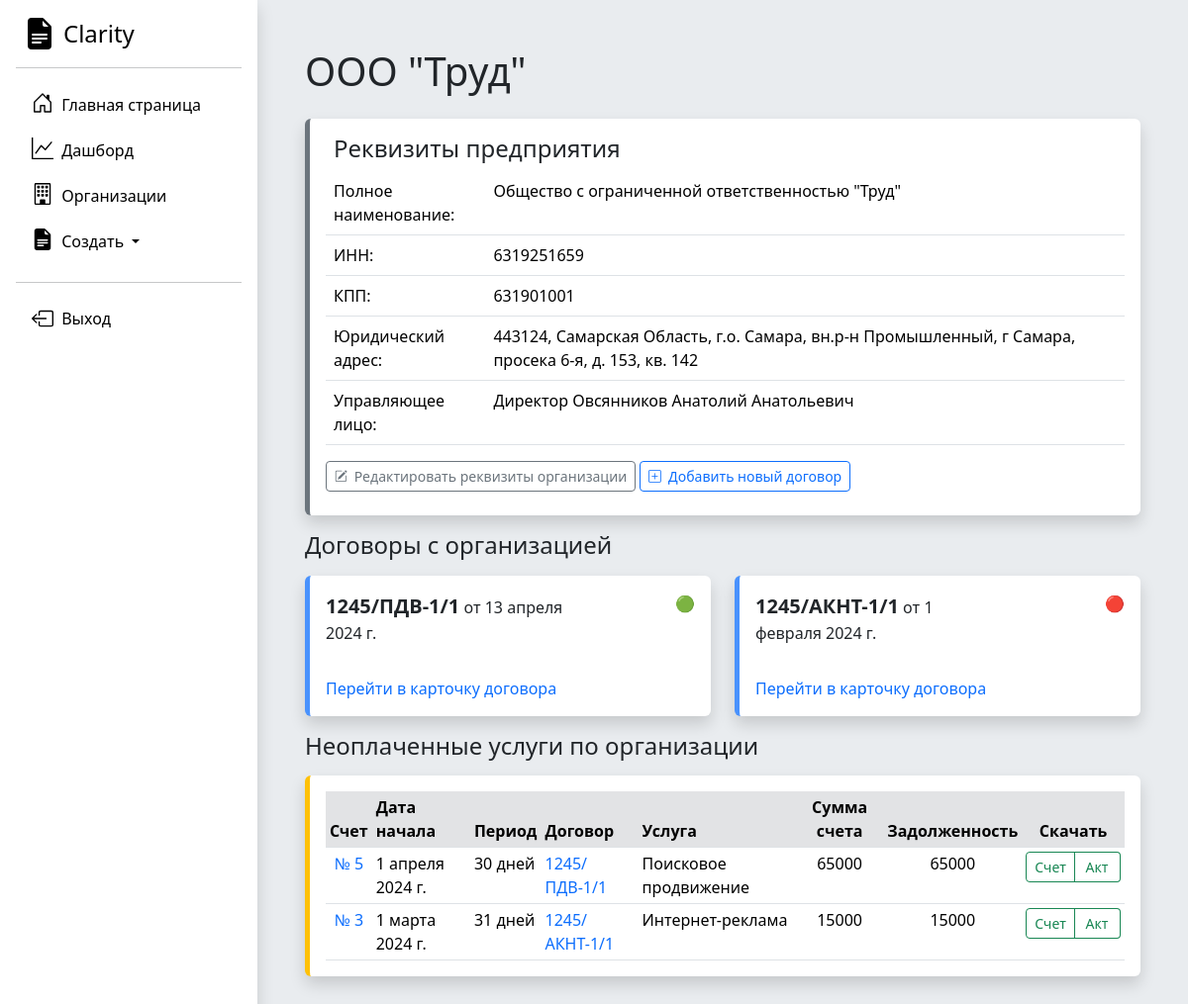
The app's page /organization/1/ (signed in) with its own data.
### Accounting/models.py (models this page shows, shortened)
class Organization(models.Model):
    full_name = models.CharField('Полное наименование', max_length=250)
    short_name = models.CharField('Краткое наименование', max_length=250)
    inn = models.IntegerField('ИНН')
    kpp = models.IntegerField('КПП')
    ur_adres = models.TextField('Юридический адрес')
    management_full_name = models.CharField('Управляющее лицо', max_length=250)
    management_post = models.CharField('Должность управляющего лица', max_length=250)
    class Meta:
        verbose_name = "Юридическое лицо"
        verbose_name_plural = "Юридические лица"

class Dogovor(models.Model):
    nomer_dogovora = models.CharField('Номер договора', max_length=250)
    date_of_signing = models.DateField('Дата начала действия договора')
    web_site = models.CharField('Веб сайт', max_length=250)
    contract_completed = models.BooleanField('Активный договор')
    basic_price = models.IntegerField('Цена догвора')
    service_type = models.ForeignKey(Service_type, on_delete=models.DO_NOTHING)
    organization = models.ForeignKey(Organization, on_delete=models.CASCADE)
    class Meta:
        verbose_name = "Договор"
        verbose_name_plural = "Договоры"

class Service(models.Model):
    service_name = models.CharField('Название оказываемой услуги для счета и Акта', max_length=250)
    date_start = models.DateField('Дата начала оказания услуги')
    date_end = models.DateField('Дата окончания оказания услуги')
    price = models.IntegerField('Оплата за услугу')
    payment_made = models.IntegerField('Сумма частичной оплаты счета', db_default=0)
    dogovor = models.ForeignKey(Dogovor, on_delete=models.CASCADE)
    full_payment = models.BooleanField('Счет полностью оплачен')
    act_approved = models.BooleanField("Акт подписан")
    class Meta:
        verbose_name = "Услуга (локализованный этап)"
        verbose_name_plural = "Услуги (локализованные этапы)"

class Service_type(models.Model):
    service_type = models.CharField('Название направления оказываемых услуг', max_length=250)
    regular = models.BooleanField('Регулярная услуга, нужно выставлять ежемесячный счет')
    def __str__(self):
        return self.service_type
    class Meta:
        verbose_name = "Направление услуги"
        verbose_name_plural = "Направления услуг"

### Accounting/views.py (the view)
# urls.py: path('organization/<int:pk>/', views.organization_detail, name='organization-detail'),
@login_required
def organization_detail(request, pk):
    organization_list = Organization.objects.get(id=pk)
    dogovor_list = Dogovor.objects.filter(organization=organization_list)
    service_list = Service.objects.filter(dogovor__in=dogovor_list)
    for el in service_list:
        el.debt = el.price - el.payment_made
    for el in service_list:
        el.period = (el.date_end - el.date_start).days + 1
    for el in service_list:
        el.period = (el.date_end - el.date_start).days + 1
    return render(request, 'Accounting/organization-detail.html',
                  {'organization_list': organization_list, 'dogovor_list': dogovor_list,
                   'service_list': service_list})

### DAM/templates/Accounting/organization-detail.html (shortened to what this page needs)
{% extends 'Accounting/base.html' %}
{% block content %}<h1 class="mb-4">{{ organization_list.short_name }}</h1>
<div class="card shadow p-3 rounded border-top-0 border-end-0 border-bottom-0 border-5 border-secondary">
<h4 class="ms-2">Реквизиты предприятия</h4>
    <table class="table table-hover ">
  <tbody>
    <tr>
      <td width="20%" >Полное наименование:</td>
      <td>{{ organization_list.full_name }}</td>
    </tr>
    <tr>
      <td>ИНН:</td>
      <td>{{ organization_list.inn }}</td>
    </tr>
    <tr>
      <td>КПП:</td>
      <td>{{ organization_list.kpp }}</td>
    </tr>
      <tr>
      <td>Юридический адрес:</td>
      <td>{{ organization_list.ur_adres }}</td>
    </tr>
      <tr>
      <td>Управляющее лицо:</td>
      <td>{{ organization_list.management_post }} {{ organization_list.management_full_name }}</td>
    </tr>
  </tbody>
</table>
<div class="d-grid gap-2 d-md-block">
    <a class="btn btn-outline-secondary btn-sm mb-2" role="button" href="{% url 'organization-edit' organization_list.pk %}">
        Редактировать реквизиты организации
    </a>
      <a class="btn btn-outline-primary btn-sm mb-2" role="button" href="{% url 'dogovor-create-target' organization_list.pk %}">
    Добавить новый договор
  </a>
</div>
</div>
{% if dogovor_list %}
<h4 class="mt-3 mb-3">Договоры с организацией</h4>
    <div class="row row-cols-1 row-cols-md-2 g-4">
         {% for el in dogovor_list %}
            <div class="col">
                <div class="card shadow rounded border-top-0 border-end-0 border-bottom-0 border-5 border-primary border-opacity-75">
                    <div class="pt-3 ps-3 pe-3 row">
                        <p class="col-8"><span class="fs-5 fw-semibold">{{ el.nomer_dogovora }}</span> от {{ el.date_of_signing }}</p>
                        <p class="col-4 text-end">
                            {% if el.contract_completed is True %}
                            🟢
                            {% else %}
                            🔴
                            {% endif %}
                        </p>
                    </div>
                    <div class="card-body">
                        <a class="link-offset-2 link-offset-3-hover link-underline link-underline-opacity-0 link-underline-opacity-75-hover" href="/dogovor/{{ el.id }}"> Перейти в карточку договора </a>
                    </div>
                </div>
            </div>
        {% endfor %}
    </div>
{% endif %}
{% if service_list %}
<h4 class="mt-3">Неоплаченные услуги по организации</h4>
<div class="card shadow rounded p-3 mt-3 border-top-0 border-end-0 border-bottom-0 border-5 border-warning">
<div class="card-body px-0 py-0">
<div class="table-responsive scrollbar">
    <table class="table table-sm fs-10 mb-0 overflow-hidden">
        <thead >
            <tr>
                <th class="bg-secondary-subtle text-center">Счет</th>
                <th class="bg-secondary-subtle">Дата начала</th>
                <th class="bg-secondary-subtle">Период</th>
                <th class="bg-secondary-subtle">Договор</th>
                <th class="bg-secondary-subtle">Услуга</th>
                <th class="bg-secondary-subtle text-center">Сумма счета</th>
                <th class="bg-secondary-subtle text-center">Задолженность</th>
                <th class="bg-secondary-subtle text-center">Скачать</th>
            </tr>
        </thead>
        <tbody>
{% for el in service_list %}
{% if el.full_payment is False %}
<tr>
    <td class="text-center"><a class="link-offset-2 link-offset-3-hover link-underline link-underline-opacity-0 link-underline-opacity-75-hover" href="{% url 'service-detail' el.pk %}">№ {{ el.id }}</a></td>
    <td>{{ el.date_start }}</td>
    <td>{{ el.period }} дней</td>
    <td><a class="link-offset-2 link-offset-3-hover link-underline link-underline-opacity-0 link-underline-opacity-75-hover" href="/dogovor/{{ el.dogovor.id }}">{{ el.dogovor.nomer_dogovora }}</a> </td>
    <td>{{ el.dogovor.service_type }}</td>
    <td class="text-center">{{ el.price }}</td>
    <td class="text-center">{{ el.debt }}</td>
    <td class="text-center">
        <div class="btn-group" role="group" aria-label="Basic mixed styles example">
          <a style="min-width: 47px;" title="Скачать Счет" role="button" class="btn btn-outline-success btn-sm " href="{% url 'service-generate-bill' el.pk %}">
              Счет
          </a>
          <a style="min-width: 47px;" title="Скачать Акт" role="button" class="btn btn-outline-success btn-sm border-start-0" href="{% url 'service-generate-act' el.pk %}">
              Акт
          </a>
        </div>
    </td>
</tr>
{% endif %}
{% endfor %}
        </tbody>
    </table>
</div>
</div>
</div>
{% endif %}
{% endblock %}

### records on screen
Organization: short_name "ООО \"Труд\"", full_name "Общество с ограниченной ответственностью \"Труд\"", inn "6319251659", kpp "631901001", ur_adres "443124, Самарская Область, г.о. Самара, вн.р-н Промышленный, г Самара, просека 6-я, д. 153, кв. 142", management_post "Директор", management_full_name "Овсянников Анатолий Анатольевич"
Dogovor: nomer_dogovora "1245/ПДВ-1/1", date_of_signing "13 апреля 2024 г."
Dogovor: nomer_dogovora "1245/АКНТ-1/1", date_of_signing "1 февраля 2024 г."
Service: id "5", date_start "1 апреля 2024 г.", period "30", dogovor.nomer_dogovora "1245/ПДВ-1/1", dogovor.service_type "Поисковое продвижение", price "65000", debt "65000"
Service: id "3", date_start "1 марта 2024 г.", period "31", dogovor.nomer_dogovora "1245/АКНТ-1/1", dogovor.service_type "Интернет-реклама", price "15000", debt "15000"
